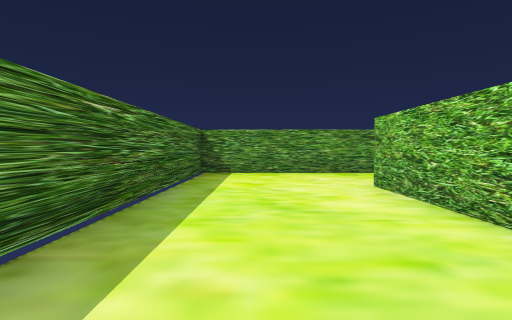
View 1 (above)

16 first-person views from a walk through a 3-D level made in the Unity game engine. The camera is 0.68 m above the floor, tilts 2° down and sees 80° across. The floor is counted in squares, 1 m on a side. Each view is taken from the middle of a square. On the plan, view 1 faces up. The plan holds only what a view shows up to about 10 squares ahead; the rest is blank. The place goes on beyond the plan. The player character is not drawn.

View 2
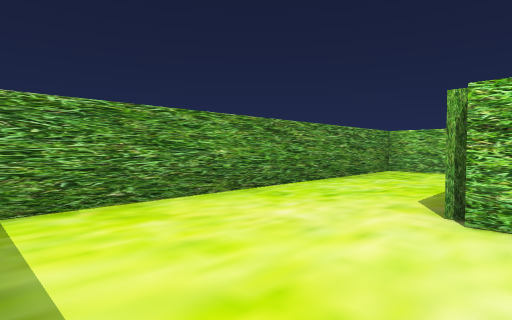

View 3
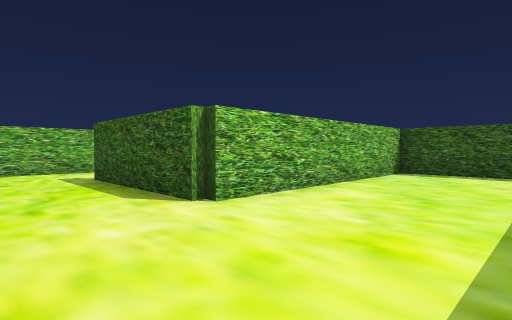

View 4
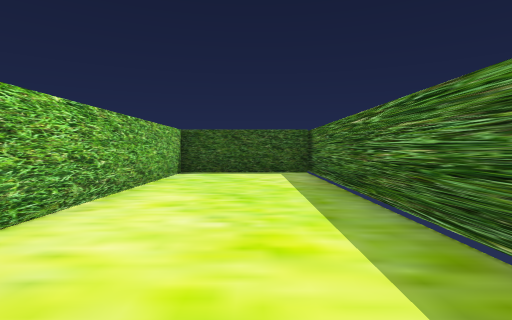

View 5
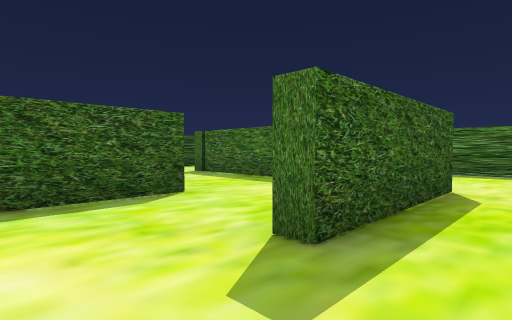

View 6
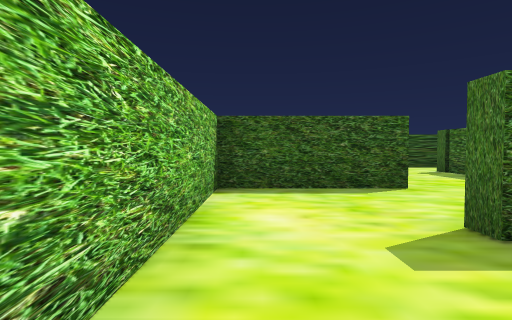

View 7
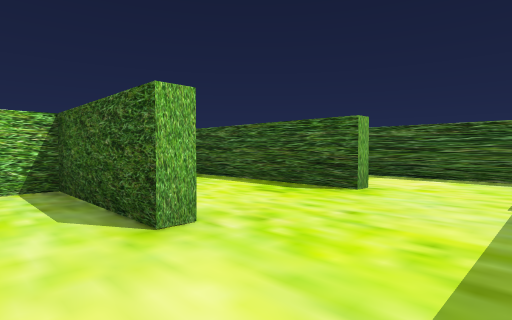

View 8
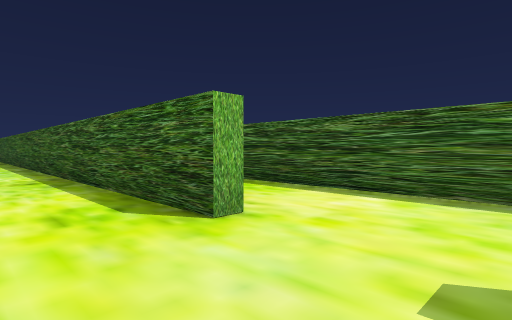

View 9
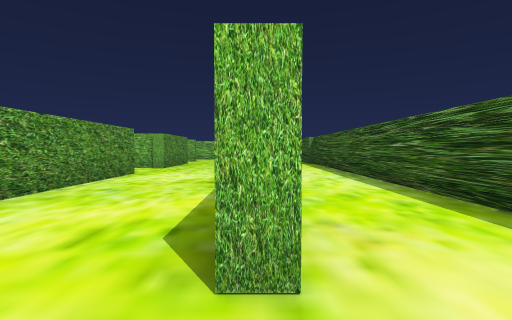

View 10
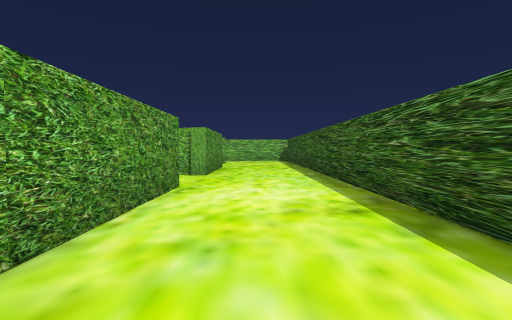

View 11
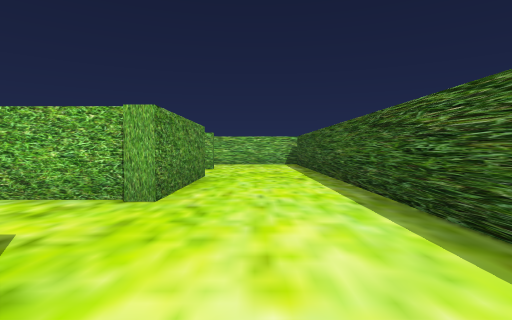

View 12
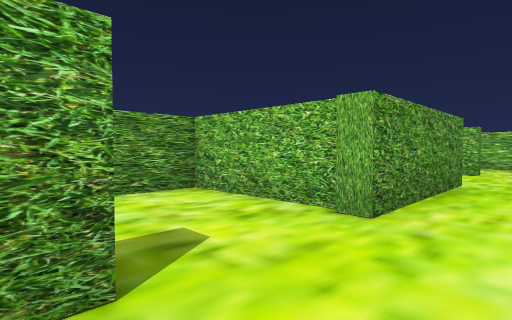

View 13
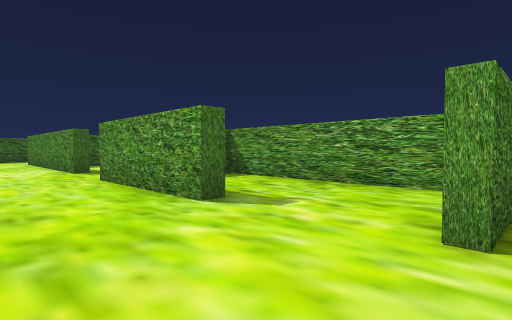

View 14
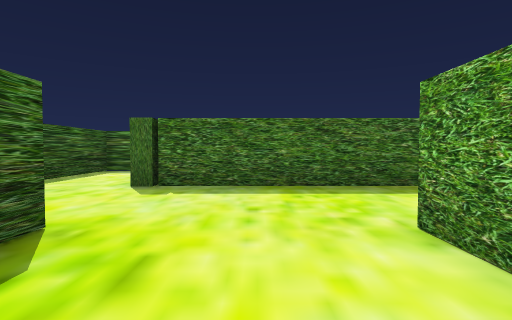

View 15
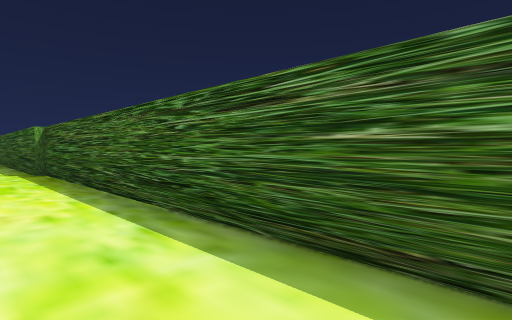

View 16
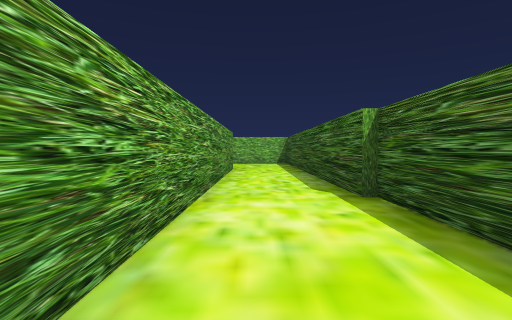

### Floor plan
Ten units are one square. View 1 is at (0, 0); x grows to the right and y downward. Boxes are objects, and circles mark ways between rooms. Rooms are numbered by the first view taken in them; rooms with no view inside come last. Other rooms are left out.
<svg viewBox="-21 -93 251 135">
<path fill="none" stroke="#000" d="M22 9 22 -58 62 -58M-15 8 25 8M87 -64 87 -88 -16 -88 -16 14M125 -29 125 -24 80 -24M151 -24 151 -34M64 -24 54 -24 54 -28 66 -28M54 12 54 8 209 8M181 35 225 35M187 -28 187 -24 149 -24 149 -28M34 37 182 37M214 -24 214 -29M24 -40 24 14M208 -56 154 -56M225 12 149 12M-16 29 -16 37 12 37M62 -58 62 -54M66 -28 87 -28 87 -64"/>
<circle cx="75" cy="-60" r="3" fill="#2a7"/>
<circle cx="60" cy="-45" r="3" fill="#2a7"/>
<text x="10" y="-50">1</text>
<text x="120" y="0">2</text>
<text x="70" y="-50">3</text>
</svg>
Room 1 opens to room 3. Room 2 opens to room 3.

Where each view was taken, in squares from view 1:
view 1: 0 up, 0 right, facing up
view 2: 5 up, 1 left, facing up-right
view 3: 8 up, 1 left, facing down-right
view 4: 8 up, 0 right, facing down
view 5: 7 up, 8 right, facing down-left
view 6: 8 up, 8 right, facing down
view 7: 4 up, 3 right, facing down-right
view 8: 1 up, 3 right, facing down-right
view 9: 1 down, 4 right, facing right
view 10: 1 up, 7 right, facing right
view 11: 1 up, 11 right, facing right
view 12: 1 up, 12 right, facing up-right
view 13: 0 up, 22 right, facing up-left
view 14: 1 up, 8 right, facing left
view 15: 2 down, 9 right, facing down-right
view 16: 2 down, 14 right, facing right
